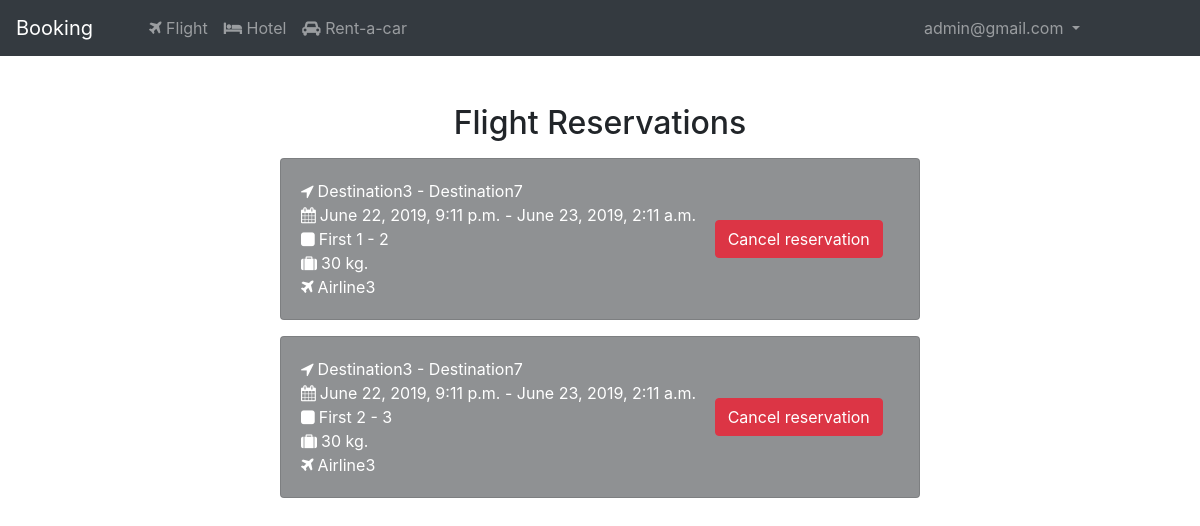
Page /my_reservations (signed in) on the earlier database version.
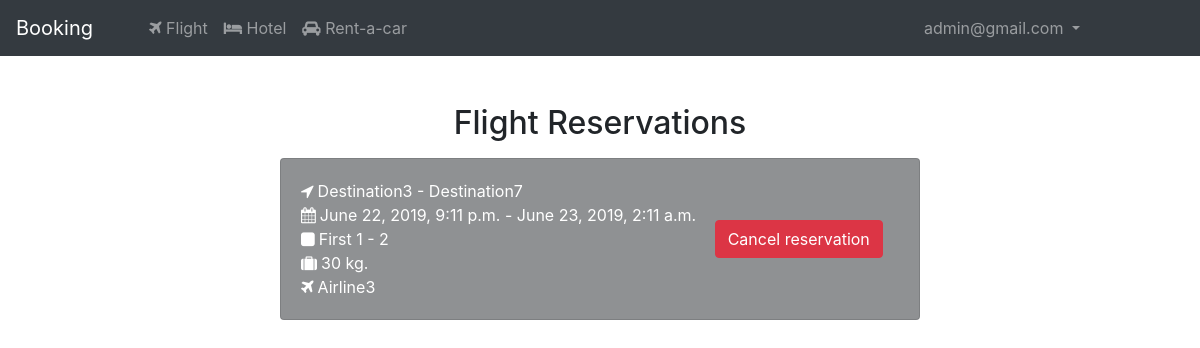
Same page on the later database version.
### FlightService/models.py (models this page shows, shortened)
class FlightReservation(models.Model):
    seat = models.ForeignKey(Seat, on_delete=models.PROTECT)
    user = models.ForeignKey(CustomUser, on_delete=models.CASCADE, default=None, null=True, blank=True)
    accepted = models.BooleanField(default=False)
    passport = models.CharField(max_length=20, default='', null=True, blank=True)
    quick = models.BooleanField(default=False)
    creator = models.BooleanField(default=True)
    date_created = models.DateField(null=True)
    @property
    def is_past(self):
        return datetime.now() > self.seat.flight.arrival_time

class Seat(models.Model):
    flight = models.ForeignKey(Flight, on_delete=models.CASCADE, default=None)
    available = models.BooleanField(default=True)
    row = models.PositiveIntegerField()
    col = models.PositiveIntegerField()
    type = models.CharField(max_length=10, default="")
    @property
    def rowcol(self):
        return f'{self.type} {self.row} - {self.col}'

class Flight(models.Model):
    destination_from = models.ForeignKey(Destination, on_delete=models.CASCADE, related_name='destination_from')
    destination_to = models.ForeignKey(Destination, on_delete=models.CASCADE, related_name='destination_to')
    departure_time = models.DateTimeField()
    arrival_time = models.DateTimeField()
    flight_distance = models.PositiveIntegerField()
    connections = models.CharField(max_length=500, null=True, blank=True)
    price = models.DecimalField(decimal_places=2, max_digits=10)
    airline = models.ForeignKey(Airline, on_delete=models.CASCADE)
    rows_economy = models.PositiveIntegerField(default=0)
    cols_economy = models.PositiveIntegerField(default=0)
    rows_business = models.PositiveIntegerField(default=0)
    cols_business = models.PositiveIntegerField(default=0)
    rows_first = models.PositiveIntegerField(default=0)
    cols_first = models.PositiveIntegerField(default=0)
    discount = models.PositiveIntegerField(default=0, validators=[MinValueValidator(0), MaxValueValidator(99)])
    checked_baggage = models.PositiveIntegerField(default=0, validators=[MinValueValidator(0)])

class Destination(models.Model):
    name = models.CharField(max_length=100)
    country = models.CharField(max_length=50)
    airport = models.CharField(max_length=150)
    airport_code = models.CharField(max_length=10)
    image = models.ImageField()
    airline = models.ForeignKey(Airline, on_delete=models.CASCADE)
    location = PlainLocationField(based_fields=['city'], zoom=7, null=True)
    def __str__(self):
        return self.name

class Airline(models.Model):
    name = models.CharField(max_length=100)
    address = models.CharField(max_length=200)
    description = models.TextField(max_length=1500)
    image = models.ImageField()
    rating = models.FloatField(default=0)
    def __str__(self):
        return self.name

### Users/views.py (the view)
# urls.py: path('my_reservations', user_views.my_reservations, name='my_reservations'),
def my_reservations(request):
    flight_reservations = FlightReservation.objects.filter(Q(user=request.user, creator=True, accepted=False) | Q(user=request.user, creator=False, accepted=True))
    flight_invites = FlightReservation.objects.filter(user=request.user, creator=False, accepted=False)
    room_reservations = HotelReservation.objects.filter(user=request.user)
    vehicle_reservations = VehicleReservation.objects.filter(user=request.user)
    return render(request, 'Users/my_reservations.html', {'flight_reservations': flight_reservations, 'vehicle_reservations': vehicle_reservations, "flight_invites": flight_invites, "room_reservations": room_reservations})

### Users/templates/Users/my_reservations.html (shortened to what the changed rows need)
{% extends 'base.html' %}
{% block body %}
    <div class="container mt-5">
        <div class="row">
            <div class="col">
                {% if flight_reservations %}
                    <h2 class="h2 text-center">Flight Reservations</h2>
                    {% for flight_reservation in flight_reservations %}
                        <div class="row justify-content-center">
                            <div class="col card my-2" style="max-width: 40rem;background-color: rgba(33,37,41,.5);">
                                <div class="card-body">
                                    <div class="row">
                                        <div class="col-8 text-white">
                                            <div class="row d-flex align-items-center">
                                                <i class="fa fa-location-arrow mr-1" aria-hidden="true"></i>
                                                {{ flight_reservation.seat.flight.destination_from }} - {{ flight_reservation.seat.flight.destination_to }}
                                            </div>
                                            <div class="row d-flex align-items-center">
                                                <i class="fa fa-calendar mr-1" aria-hidden="true"></i>
                                                {{ flight_reservation.seat.flight.departure_time }} - {{ flight_reservation.seat.flight.arrival_time }}
                                            </div>
                                            <div class="row d-flex align-items-center">
                                                <i class="fa fa-square mr-1" aria-hidden="true"></i>{{ flight_reservation.seat.rowcol }}
                                            </div>
                                            <div class="row d-flex align-items-center">
                                                <i class="fa fa-suitcase mr-1" aria-hidden="true"></i>
                                                {{ flight_reservation.seat.flight.checked_baggage }} kg.
                                            </div>
                                            <div class="row d-flex align-items-center">
                                                <i class="fa fa-plane mr-1" aria-hidden="true"></i>
                                                {{ flight_reservation.seat.flight.airline }}
                                            </div>
                                        </div>
                                        <div class="col-4 d-flex align-items-center">
                                            {% if flight_reservation.is_past %}
                                                {% csrf_token %}
                                            {% if flight_reservation.get_rate > 0 %}
                                                <i class="fa fa-star text-primary" aria-hidden="true" onclick="rateFlight(event, {{ flight_reservation.seat.flight_id }}, 1)"></i>
                                            {% else %}
                                                <i class="fa fa-star" aria-hidden="true" onclick="rateFlight(event, {{ flight_reservation.seat.flight_id }}, 1)"></i>
                                            {% endif %}
                                            {% if flight_reservation.get_rate > 1 %}
                                                <i class="fa fa-star text-primary" aria-hidden="true" onclick="rateFlight(event, {{ flight_reservation.seat.flight_id }}, 2)"></i>
                                            {% else %}
                                                <i class="fa fa-star" aria-hidden="true" onclick="rateFlight(event, {{ flight_reservation.seat.flight_id }}, 2)"></i>
                                            {% endif %}
                                            {% if flight_reservation.get_rate > 2 %}
                                                <i class="fa fa-star text-primary" aria-hidden="true" onclick="rateFlight(event, {{ flight_reservation.seat.flight_id }}, 3)"></i>
                                            {% else %}
                                                <i class="fa fa-star" aria-hidden="true" onclick="rateFlight(event, {{ flight_reservation.seat.flight_id }}, 3)"></i>
                                            {% endif %}
                                            {% if flight_reservation.get_rate > 3 %}
                                                <i class="fa fa-star text-primary" aria-hidden="true" onclick="rateFlight(event, {{ flight_reservation.seat.flight_id }}, 4)"></i>
                                            {% else %}
                                                <i class="fa fa-star" aria-hidden="true" onclick="rateFlight(event, {{ flight_reservation.seat.flight_id }}, 4)"></i>
                                            {% endif %}
                                            {% if flight_reservation.get_rate > 4 %}
                                                <i class="fa fa-star text-primary" aria-hidden="true" onclick="rateFlight(event, {{ flight_reservation.seat.flight_id }}, 5)"></i>
                                            {% else %}
                                                <i class="fa fa-star" aria-hidden="true" onclick="rateFlight(event, {{ flight_reservation.seat.flight_id }}, 5)"></i>
                                            {% endif %}
                                        {% else %}
                                            <a href="{% url 'cancel_resevation' flight_reservation.pk %}" class="btn btn-danger float-right">Cancel reservation</a>
                                        {% endif %}
                                    </div>
                                </div>
                            </div>
                        </div>
                        </div>
                    {% endfor %}
                {% endif %}
            </div>
        </div>
    </div>
{% endblock %}

Differences in the rows shown:
removed FlightReservation: seat.flight.destination_from "Destination3", seat.flight.destination_to "Destination7", seat.flight.departure_time "June 22, 2019, 9:11 p.m.", seat.flight.arrival_time "June 23, 2019, 2:11 a.m.", seat.rowcol "First 2 - 3", seat.flight.checked_baggage "30", seat.flight.airline "Airline3", shows "Cancel reservation"
